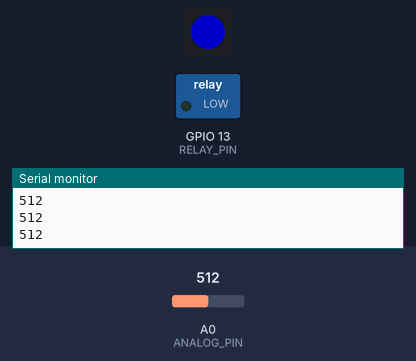
This program was run on a simulated ESP8266 (NodeMCU). Shown: 1 RGB LEDs in strip order, left to right, switched loads named in the program (green lamp = pin HIGH), the last lines printed to the serial monitor. The test bench sets the inputs (shaded band); at power-on: A0 (ANALOG_PIN) = 512. Dim RGB values are drawn brighter than linear.

Above: at 1.2 s.
1.3 s: A0 (ANALOG_PIN) set to 785
2.8 s: A0 (ANALOG_PIN) set to 818
At 5.2 s:
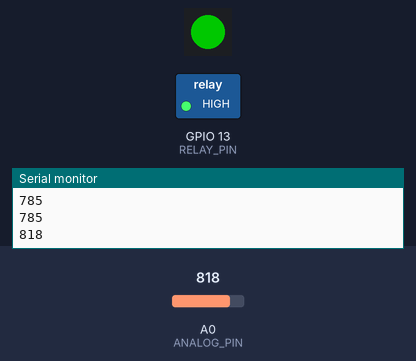
At 6.3 s:
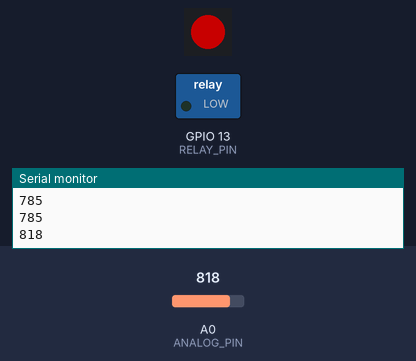
Timing chart, 0 to 7.8 s (numbered marks = the images above; inputs shaded):
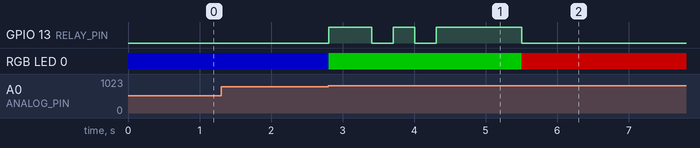

Measured:
- the behaviour switches between 800 and 801 on A0 (ANALOG_PIN) (found by bisection; images 0 and 1)
- after the input at 2.8 s, GPIO 13 (RELAY_PIN): goes HIGH 0.60 s, LOW 0.30 s, HIGH 0.30 s, LOW 0.30 s, HIGH 1.2 s, then LOW, starting at once; RGB LED 0: RGB(0, 0, 100) → RGB(0, 100, 0) at once, → RGB(100, 0, 0) 2.7 s later

The program:

main.cpp
```cpp
#include <Arduino.h>
#include <Adafruit_NeoPixel.h>

#define PIN 6
#define ANALOG_PIN A0
#define LED_PIN 4
#define RELAY_PIN 13

Adafruit_NeoPixel strip = Adafruit_NeoPixel(1, LED_PIN, NEO_GRB + NEO_KHZ800);


void setup() {
  Serial.begin(9600);
  pinMode(RELAY_PIN, OUTPUT);

  strip.begin();
  strip.setBrightness(100);
  strip.setPixelColor(0, strip.Color(0, 0, 255));
  strip.show();
}

void loop() {
  int A = analogRead(ANALOG_PIN);
  Serial.println(A);// Display serial results in serial monitor.
  if (A > 800 ) {   // 800 seems to be the appropriate cutoff for sensing DipJar led light output
    // Active state
    strip.setPixelColor(0, strip.Color(0, 255, 0));
    strip.show();

    // Relay burst pattern
    digitalWrite(RELAY_PIN, HIGH);
    delay(600);
    digitalWrite(RELAY_PIN, LOW);

    delay(300);

    digitalWrite(RELAY_PIN, HIGH);
    delay(300);
    digitalWrite(RELAY_PIN, LOW);

    delay(300);

    digitalWrite(RELAY_PIN, HIGH);
    delay(1200);
    digitalWrite(RELAY_PIN, LOW);

    // Stop listening for the next 5 seconds
    strip.setPixelColor(0, strip.Color(255, 0, 0));
    strip.show();
    digitalWrite(RELAY_PIN, LOW);
    delay(30000);

    // Return to ready state

    strip.setPixelColor(0, strip.Color(0, 0, 255));
    strip.show();
  }
}
```
